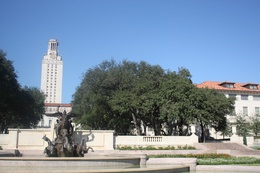
%> input picture homography/data/part1/uttower/left.jpg, 260 x 173 px, shrunk from 1024 x 683 before the run
$ octave driver.m   (GNU Octave 9; MATLAB toolbox functions it lacks are replaced by stand-ins)
%> lines starting %> are read from the running program, lines starting %| are printed output that depends on the picture
### homography/code/part1/blob_detect_efficient.m
function blobs = blob_detect_efficient(img, sigma_init, numOfScales, k)

img = rgb2gray(img);
img = im2double(img);

[height, width] = size(img);
scale_space = zeros(height, width, numOfScales);

filtSize = 2*ceil(3*sigma_init) + 1;
LoG = sigma_init^2 * fspecial('log', filtSize, sigma_init);

%keeping filter size same and downsampling image

imgTemp = img;

 tic
 for s = 1:numOfScales
     imgFilt = imfilter(imgTemp, LoG, 'same', 'replicate');
     imgFilt = imgFilt .^ 2;
     scale_space(:, :, s) = imresize(imgFilt, size(img), 'bicubic');
     if s < numOfScales
         imgTemp = imresize(img, 1/(k^s), 'bicubic');
     end
 end
 toc


%non-maximum suppression in each scale

supKern = 3;
maxScaleSpace = zeros(height, width, numOfScales);
for s = 1:numOfScales
    maxScaleSpace(:, :, s) = ordfilt2(scale_space(:, :, s), supKern^2, ones(supKern));
end

%create adaptive threshold for each scale using Otsu's method

thresh = zeros([1 numOfScales]);
for s = 1:numOfScales
    thresh(:, s) = multithresh(maxScaleSpace(:, :, s));
end


%non-maximum suppression between scales

maxScaleSpace(:, :, 1) = max(maxScaleSpace(:, :, 1:2), [], 3);
for s = 2:(numOfScales - 1)
    maxScaleSpace(:, :, s) = max(maxScaleSpace(:, :, (s-1):(s+1)), [], 3);
end
maxScaleSpace(:, :, numOfScales) = max(maxScaleSpace(:, :, (numOfScales - 1): ...
                                         numOfScales), [], 3);
maxScaleSpace = maxScaleSpace .* (maxScaleSpace == scale_space);

%calculating the location of blobs

row = [];
col = [];
rad = [];

for s = 1:numOfScales
    [r, c] = find(maxScaleSpace(:,:,s) >= thresh(:, s));
    numBlobs = length(r);
    radius =  sigma_init * k^(s-1) * sqrt(2);
    radius = repmat(radius, numBlobs, 1);
    row = [row; r];
    col = [col; c];
    rad = [rad; radius];
end

blobs = [col, row, rad];

%displaying the result

%show_all_circles(img, col, row, rad, 'r', 1.5);

### homography/code/part1/stitch_images.m

function [output, inliers_n] = stitch_images(img_l, img_r, blob_parms, ransac_parms, putative_thresh)


%Detect feature points
blobs_l = blob_detect_efficient(img_l, blob_parms.sigma, blob_parms.n, blob_parms.k);
blobs_r = blob_detect_efficient(img_r, blob_parms.sigma, blob_parms.n, blob_parms.k);


%Generate SIFT descriptor
sift_l = find_sift(img_l, blobs_l, 1.5);
sift_r = find_sift(img_r, blobs_r, 1.5);

%Select putative matches that meets the putative_threshold condition
matches = computeMatches(sift_l, sift_r, putative_thresh);
%disp(size(matches));

%Use RANSAC model to estimate homography mapping
[inliers, inliers_n, H] = ransac(matches, blobs_l, blobs_r, ransac_parms.iter, ransac_parms.thresh);

disp(inliers_n);

bestMatches = zeros(size(matches));
bestMatches(inliers) = matches(inliers);

displayMatched(img_l, img_r, blobs_l, blobs_r, bestMatches);
output = mergeImages(img_l, img_r, H);

end

### homography/code/part1/find_sift.m
function sift_arr = find_sift(I, circles, enlarge_factor)
%%
%% Compute non-rotation-invariant SIFT descriptors of a set of circles
%% I is the image
%% circles is an Nx3 array where N is the number of circles, where the
%%    first column is the x-coordinate, the second column is the y-coordinate,
%%    and the third column is the radius
%% enlarge_factor is by how much to enarge the radius of the circle before
%%    computing the descriptor (a factor of 1.5 or larger is usually necessary
%%    for best performance)
%% The output is an Nx128 array of SIFT descriptors
%%
%% Note that this code is not rotation-invariant, i.e., it does not attempt
%% to normalize the patches by rotating them so that the horizontal direction
%% is aligned with the dominant gradient orientation of the patch.
%%
%% (c) Lana Lazebnik
%%

if ndims(I) == 3
    I = im2double(rgb2gray(I));
else
    I = im2double(I);
end


fprintf('Running find_sift\n');

% parameters (default SIFT size)
num_angles = 8;
num_bins = 4;
num_samples = num_bins * num_bins;
alpha = 9; % smoothing for orientation histogram

if nargin < 3
    enlarge_factor = 1.5;
end

angle_step = 2 * pi / num_angles;
angles = 0:angle_step:2*pi;
angles(num_angles+1) = []; % bin centers

[hgt wid] = size(I);
num_pts = size(circles,1);

sift_arr = zeros(num_pts, num_samples * num_angles);

% edge image
sigma_edge = 1;


[G_X,G_Y]=gen_dgauss(sigma_edge);
I_X = filter2(G_X, I, 'same'); % vertical edges
I_Y = filter2(G_Y, I, 'same'); % horizontal edges
I_mag = sqrt(I_X.^2 + I_Y.^2); % gradient magnitude
I_theta = atan2(I_Y,I_X);
I_theta(isnan(I_theta)) = 0; % necessary????

% make default grid of samples (centered at zero, width 2)
interval = 2/num_bins:2/num_bins:2;
interval = interval - (1/num_bins + 1);
[grid_x grid_y] = meshgrid(interval, interval);
grid_x = reshape(grid_x, [1 num_samples]);
grid_y = reshape(grid_y, [1 num_samples]);

% make orientation images
I_orientation = zeros(hgt, wid, num_angles);
% for each histogram angle
for a=1:num_angles
    % compute each orientation channel
    tmp = cos(I_theta - angles(a)).^alpha;
    tmp = tmp .* (tmp > 0);

    % weight by magnitude
    I_orientation(:,:,a) = tmp .* I_mag;
end

% for all circles
for i=1:num_pts
    cx = circles(i,1);
    cy = circles(i,2);
    r = circles(i,3) * enlarge_factor;

    % find coordinates of sample points (bin centers)
    grid_x_t = grid_x * r + cx;
    grid_y_t = grid_y * r + cy;
    grid_res = grid_y_t(2) - grid_y_t(1);

    % find window of pixels that contributes to this descriptor
    x_lo = floor(max(cx - r - grid_res/2, 1));
    x_hi = ceil(min(cx + r + grid_res/2, wid));
    y_lo = floor(max(cy - r - grid_res/2, 1));
    y_hi = ceil(min(cy + r + grid_res/2, hgt));

    % find coordinates of pixels
    [grid_px, grid_py] = meshgrid(x_lo:x_hi,y_lo:y_hi);
    num_pix = numel(grid_px);
    grid_px = reshape(grid_px, [num_pix 1]);
    grid_py = reshape(grid_py, [num_pix 1]);

    % find (horiz, vert) distance between each pixel and each grid sample
    dist_px = abs(repmat(grid_px, [1 num_samples]) - repmat(grid_x_t, [num_pix 1]));
    dist_py = abs(repmat(grid_py, [1 num_samples]) - repmat(grid_y_t, [num_pix 1]));

    % find weight of contribution of each pixel to each bin
    weights_x = dist_px/grid_res;
    weights_x = (1 - weights_x) .* (weights_x <= 1);
    weights_y = dist_py/grid_res;
    weights_y = (1 - weights_y) .* (weights_y <= 1);
    weights = weights_x .* weights_y;

    % make sift descriptor
    curr_sift = zeros(num_angles, num_samples);
    for a = 1:num_angles
        tmp = reshape(I_orientation(y_lo:y_hi,x_lo:x_hi,a),[num_pix 1]);
        tmp = repmat(tmp, [1 num_samples]);
        curr_sift(a,:) = sum(tmp .* weights);
    end
    sift_arr(i,:) = reshape(curr_sift, [1 num_samples * num_angles]);

% [8 lines of commented-out code are left out]
end


%%
%% normalize the SIFT descriptors more or less as described in Lowe (2004)
%%
tmp = sqrt(sum(sift_arr.^2, 2));
normalize_ind = find(tmp > 1);

sift_arr_norm = sift_arr(normalize_ind,:);
sift_arr_norm = sift_arr_norm ./ repmat(tmp(normalize_ind,:), [1 size(sift_arr,2)]);

% suppress large gradients
sift_arr_norm(find(sift_arr_norm > 0.2)) = 0.2;

% finally, renormalize to unit length
tmp = sqrt(sum(sift_arr_norm.^2, 2));
sift_arr_norm = sift_arr_norm ./ repmat(tmp, [1 size(sift_arr,2)]);

sift_arr(normalize_ind,:) = sift_arr_norm;


function [GX,GY]=gen_dgauss(sigma)

f_wid = 4 * floor(sigma);
G = normpdf(-f_wid:f_wid,0,sigma);
G = G' * G;
[GX,GY] = gradient(G);

GX = GX * 2 ./ sum(sum(abs(GX)));
GY = GY * 2 ./ sum(sum(abs(GY)));

### homography/code/part1/computeMatches.m
function m = computeMatches(f1,f2, putative_thresh)
n_blob_f1 = length(f1);
n_blob_f2 = length(f2);
index_array = [];
for i =1:n_blob_f1
    ratio = 0;
    ind=0;
    first_min = intmax;
    second_min = intmax;
    for j = 1:n_blob_f2
        ssd = sum((f2(j,:)-f1(i,:)).^2);
        if (ssd<first_min)
            first_min = ssd;
            ind = j;
            if(second_min == intmax)
                second_min = first_min;
            end
        elseif(ssd<second_min)
            second_min = ssd;
        end
    end
    ratio = first_min/second_min;
    if(ratio<=putative_thresh)
        index_array = [index_array;ind];
    else
        index_array = [index_array;0];
    end
end
m = index_array;

### homography/code/part1/ransac.m
function [inliers, inliers_n, transf] = ransac(matches, c1, c2, ransac_iter, ransac_thresh)

N_match = size(matches,1);
M = size(c2,1);
arr = [];

%Creating an array of the corner coordinates of the second image
for x = 1:M
    arr = [arr;([c2(x,1) c2(x,2)])];
end

arr = [arr ones(M,1)];
inliers = [];
inliers_n = 0;
sample_size = 4;

%Creating a randomized array from the sample set with sample size = 4
for num_iter = 1:ransac_iter
    random_array = [];
    random_numbers = randi([1, N_match], 1, 1);
    c=1;
    while(c<=sample_size)
        if(matches(random_numbers,1)~=0)
            random_array = [random_array; random_numbers];
            c=c+1;
        end
        random_numbers = randi([1, N_match], 1, 1);
    end

matrix_A = [];
matrix_B = [];

%Generating the homography (non-homogeneous system) = points_for_img_left/points_for_img_right
for x=1:size(random_array,1)
    in = random_array(x);
    x1 = c1(in,1);
    y1 = c1(in,2);
    matrix_B = [matrix_B; [x1,y1]];
    x1_prime = c2(matches(in),1);
    y1_prime = c2(matches(in),2);
    matrix_A = [matrix_A;([x1_prime, y1_prime, 1])];
end

res = matrix_A\matrix_B;
H = arr*res;

number_of_inliers = 0;
best =[];
residual = [];

%Calculating best model based on ransac threshold
for x=1:N_match
    if(matches(x,1)~=0)
        x1 = c1(x,1);
        y1 = c1(x,2);
        if((((x1-H(matches(x),1))^2)+((y1-H(matches(x),2))^2))<=ransac_thresh)
            number_of_inliers = number_of_inliers + 1;
            best = [best;x];
            residual = [residual; ((x1-H(matches(x),1))^2)+((y1-H(matches(x),2))^2)];
        end
    end
end

%Returning the best model values
if(number_of_inliers>inliers_n)
    inliers_n = number_of_inliers;
    inliers = best;
    transf = res;
    transf = transf';
    residual = mean(mean(residual));
end


end
disp(residual);
end

### homography/code/part1/displayMatched.m
function displayMatched(im1, im2, c1, c2, matches)

c1 = c1';   c2 = c2';

if size(im1, 1) > 1
    im1 = rgb2gray(im1);
end
if size(im2, 1) > 1
    im2 = rgb2gray(im2);
end

% Concatenate images
[h1,w1,~] = size(im1);
[h2,~,~] = size(im2);
if h1 > h2
    im2 = padarray(im2, [h1-h2 0], 'post');
else
    im1 = padarray(im1, [h2-h1 0], 'post');
end
imc = cat(2, im1, im2);

figure;
imshow(imc);
hold on; axis image off;
c2(1,:) = c2(1,:) + w1;
plot(c1(1,:), c1(2,:), 'r.');
plot(c2(1,:), c2(2,:), 'g.');
for i = 1:length(matches)
    if matches(i) > 0
        line([c1(1,i) c2(1,matches(i))], ([c1(2,i) c2(2,matches(i))]));
    end
end

### homography/code/part1/mergeImages.m
function im = mergeImages(im1, im2, transf)


invtransf = inv(transf(:, 1:2));
invtransf = [invtransf, -invtransf*transf(:,end)];

[h1, w1, ~] = size(im1);
[h2, w2, ~] = size(im2);
im2 = double(im2);

c2 = [1 w2 w2 1; 1 1 h2 h2];

%Calculate transformed pixel coordinates
c2 = transf*[c2; ones(1, size(c2, 2))];

%Calculate maximum and minimum dimensions
txmin = floor(min(c2(1,:)));
txmax = ceil(max(c2(1,:)));
tymin = floor(min(c2(2,:)));
tymax = ceil(max(c2(2,:)));

%Calculate new dimensions of the final image
xmin = floor(min(1, txmin));
xmax = ceil(max(w1, txmax));
ymin = floor(min(1, tymin));
ymax = ceil(max(h1, tymax));

h = ymax-ymin+1;    w = xmax-xmin+1;
im = zeros(h, w, size(im1,3), 'uint8');
ox = max(0, -xmin+1);
oy = max(0, -ymin+1);

im(oy+(1:h1), ox+(1:w1),:) = im1;
[X, Y] = meshgrid(txmin:txmax, tymin:tymax);
X = X(:);   Y = Y(:);

%Calculate area of overlap
overlap = X>=1 & X<=w1 & Y>=1 & Y<=h1;
X(overlap) = [];    Y(overlap) = [];
c = [X(:), Y(:), ones(numel(X), 1)]';
c = invtransf*c;


valid = c(1,:)>1 & c(1,:)<=w2 & c(2,:)>1 & c(2,:)<=h2;
sel = 1:size(c, 2); sel = sel(valid);
c = c(:, sel); X = X(sel); Y = Y(sel);

[X1, Y1] = meshgrid(1:w2, 1:h2);
Vqr = interp2(X1, Y1, im2(:,:,1), c(1,:), c(2,:));
Vqg = interp2(X1, Y1, im2(:,:,2), c(1,:), c(2,:));
Vqb = interp2(X1, Y1, im2(:,:,3), c(1,:), c(2,:));

Vqr(Vqr<0) = 0; Vqr(Vqr>255) = 255;
Vqg(Vqg<0) = 0; Vqg(Vqg>255) = 255;
Vqb(Vqb<0) = 0; Vqb(Vqb>255) = 255;

for i=1:numel(X)
    im(oy+Y(i), ox+X(i), :) = uint8([Vqr(i), Vqg(i), Vqb(i)]);
end

im = uint8(im);

### homography/code/part1/driver.m
blob_parms.sigma = 2;
blob_parms.n = 12;
blob_parms.k = 1.5;

ransac_parms.iter = 100;
ransac_parms.thresh = 3;

putative_thresh = 0.8;

img_l = imread('left.jpg');
%> img_l is the input picture: size 173x260x3 uint8; mean R, G, B 121.8, 140, 159
img_r = imread('right.jpg');
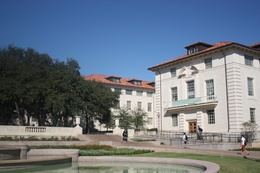
%> input picture homography/data/part1/uttower/right.jpg, 260 x 173 px, shrunk from 1024 x 683 before the run
%> img_r is the input picture: size 173x260x3 uint8; mean R, G, B 107.7, 118.9, 132

stitched = stitch_images(img_l, img_r, blob_parms, ransac_parms, putative_thresh);
%> after the loop in blob_detect_efficient, `for s = 1:numOfScales`: thresh = [0.0171 0.0158 0.016 0.0145 0.0185 0.0177 0.0225 0.0187 0.00932 0.00295 0.00149 0.000521]
%> the loop in blob_detect_efficient, `for s = 1:numOfScales` made 12 passes
%> numBlobs on passes 1, 2, 3, 9, 10, 11, 12: 133, 28, 20, 0, 0, 0, 0
%> (r, c, numBlobs, radius) on passes 6 to 8: ([109; 85; 117; 71; 111], [24; 56; 117; 206; 212], 5, [21.48; 21.48; 21.48; 21.48; 21.48]), ([102; 75; 103; 110], [1; 53; 110; 198], 4, [32.22; 32.22; 32.22; 32.22]), (102, 129, 1, 48.33)
%> after the loop in blob_detect_efficient, `for s = 1:numOfScales`: col = 214 values, max 260 at index 133, min 1 at index 1, mean 147.2; rad = 214 values from 2.83 to 48.33; row = 214 values, max 173 at index 172, min 66 at index 190, mean 133.4
%> in blob_detect_efficient, `blobs = [col, row, rad];`: blobs = 214 rows, first 12: [1 149 2.83; 1 156 2.83; 7 133 2.83; 9 155 2.83; 36 127 2.83; 40 124 2.83; 46 119 2.83; 47 140 2.83; 47 145 2.83; 48 101 2.83; 48 111 2.83; 48 152 2.83]
%> in stitch_images, `blobs_l = blob_detect_efficient(img_l, blob_parms.sigma, blob_parms.n,..`: blobs_l has the same summary as blobs in blob_detect_efficient
%> the loop in blob_detect_efficient (call 2), `for s = 1:numOfScales` made 12 passes
%> numBlobs on passes 1, 2, 3, 9, 10, 11, 12: 142, 29, 35, 0, 0, 0, 0
%> (r, c, numBlobs, radius) on passes 6 to 8: ([108; 108; 138; 64; 103; 73; 118], [1; 48; 61; 95; 97; 232; 232], 7, [21.48; 21.48; 21.48; 21.48; 21.48; 21.48; 21.48]), ([102; 102], [85; 156], 2, [32.22; 32.22]), ([87; 94; 173], [32; 260; 260], 3, [48.33; 48.33; 48.33])
%> in blob_detect_efficient (call 2), `blobs = [col, row, rad];`: blobs = 238 rows, first 12: [5 139 2.83; 10 139 2.83; 14 124 2.83; 17 140 2.83; 23 140 2.83; 24 124 2.83; 26 117 2.83; 28 125 2.83; 29 149 2.83; 31 144 2.83; 32 122 2.83; 33 139 2.83]
%> in stitch_images, `blobs_r = blob_detect_efficient(img_r, blob_parms.sigma, blob_parms.n,..`: blobs_r has the same summary as blobs in blob_detect_efficient
%> in find_sift, `num_pts = size(circles,1);`: num_pts = 214
%> in find_sift, `sift_arr = zeros(num_pts, num_samples * num_angles);`: sift_arr: size 214x128 double; every value is 0
%> the loop in find_sift, `for i=1:num_pts` made 214 passes
%> (cx, cy, x_lo, x_hi, y_lo, y_hi, num_pix) on passes 1 to 3: (1, 149, 1, 7, 143, 155, 91), (1, 156, 1, 7, 150, 162, 91), (7, 133, 1, 13, 127, 139, 169)
%> after the loop in find_sift, `for i=1:num_pts`:
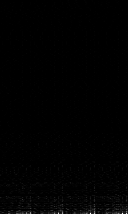
%> sift_arr: size 214x128 double; min 0, max 97.11, mean 0.6; drawn with min black and max white
%> in find_sift, `sift_arr_norm(find(sift_arr_norm > 0.2)) = 0.2;`:
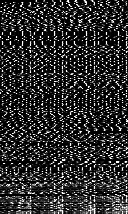
%> sift_arr_norm: size 214x128 double; min 0, max 0.2, mean 0.0371; drawn with min black and max white
%> call 2 of find_sift, with enlarge_factor = 1.5
%> in find_sift (call 2), `sift_arr = zeros(num_pts, num_samples * num_angles);`: sift_arr: size 238x128 double; every value is 0
%> after the loop in find_sift (call 2), `for i=1:num_pts`:
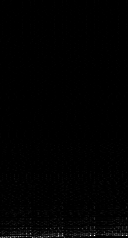
%> sift_arr: size 238x128 double; min 0, max 84.4, mean 0.6; drawn with min black and max white
%> in find_sift (call 2), `sift_arr_norm(find(sift_arr_norm > 0.2)) = 0.2;`:
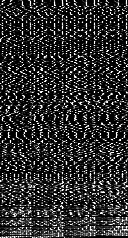
%> sift_arr_norm: size 238x128 double; min 0, max 0.2, mean 0.0377; drawn with min black and max white
%|    0.5215
%|    1.1738
%|    0.3490
%|    0.9714
%| 60
%> in mergeImages, `im = zeros(h, w, size(im1,3), 'uint8');`: im: size 185x382x3 uint8; every value is 0
%> after the loop in mergeImages, `for i=1:numel(X)`:
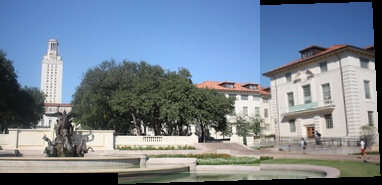
%> im: size 185x382x3 uint8; mean R, G, B 118.6, 132.4, 147.3
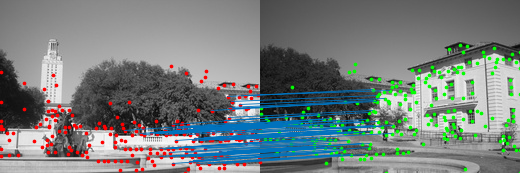
%> figure redrawn from the program's plot data

figure();
imshow(stitched);
